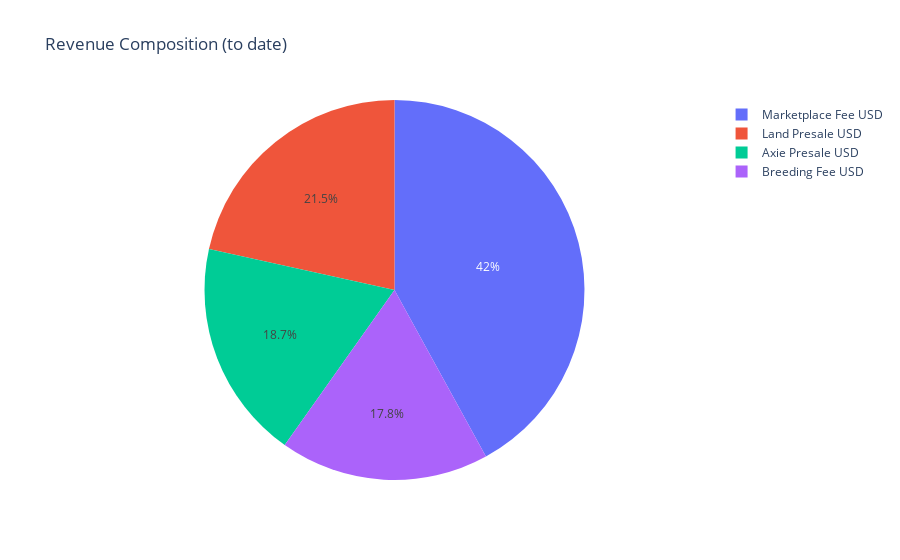

Notebook cell for this chart:
### Markdown cell above
### Revenue composition

### Code cell
#Take final row of revenue df and produce pie chart showing composition of total revenue to founders
#Shows that Marketplace fees (percentage of resale of in game pets/items/land) have now surpassed all other streams

revenue_pie_data = pd.DataFrame(revenue_df.iloc[-1])

fig_pie = px.pie(revenue_pie_data, values="2021-04-06", names=revenue_pie_data.index, title='Revenue Composition (to date)')
fig_pie.show()

### Figure 1 — Plotly figure (JSON) as saved in the notebook; plotly's stock layout.template omitted (floating-point values rounded to 4 significant figures)
{"data": [{"domain": {"x": [0, 1], "y": [0, 1]}, "hovertemplate": "index=%{label}<br>2021-04-06=%{value}<extra></extra>", "labels": ["Axie Presale USD", "Land Presale USD", "Marketplace Fee USD", "Breeding Fee USD"], "legendgroup": "", "name": "", "showlegend": true, "type": "pie", "values": [501700.0, 579400.0, 1130000.0, 478630]}], "layout": {"legend": {"tracegroupgap": 0}, "title": {"text": "Revenue Composition (to date)"}}}
